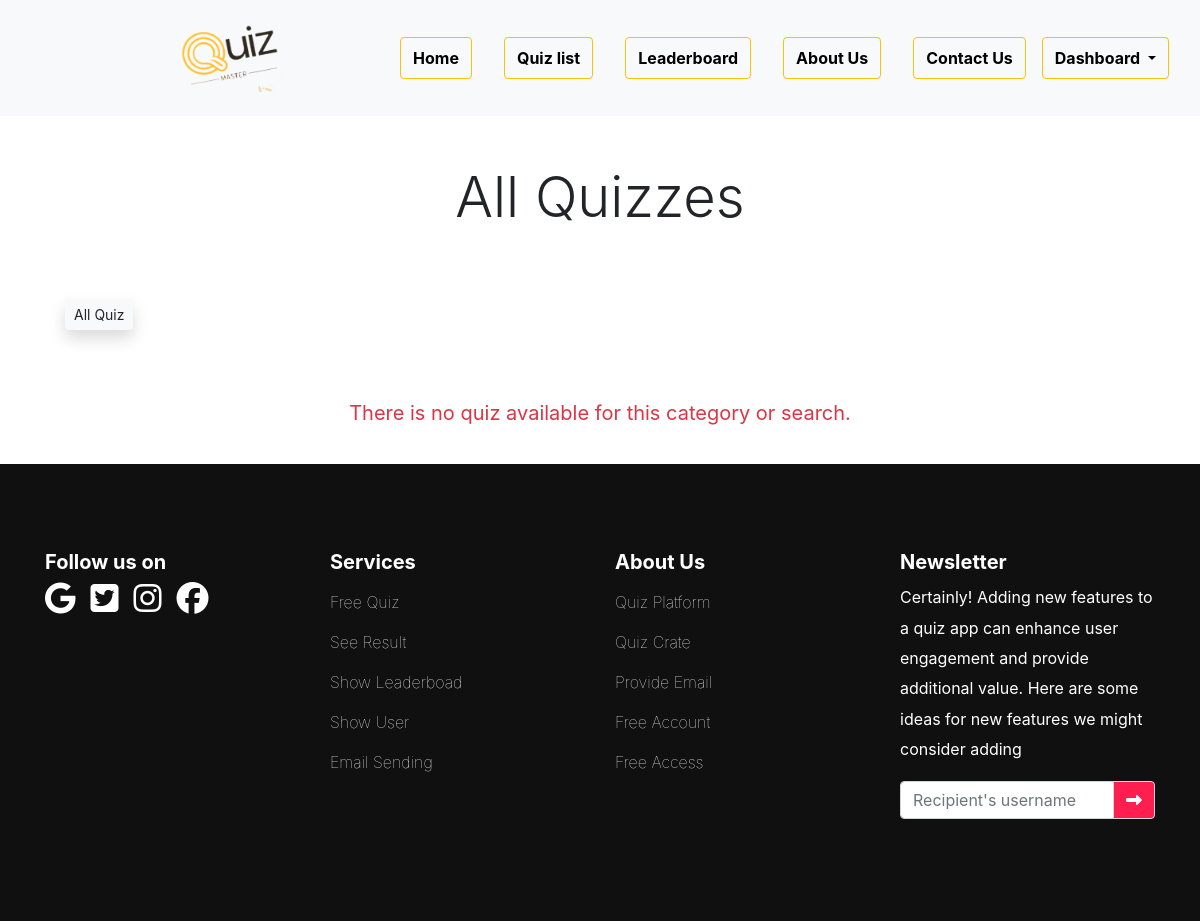
The app's page /quim/search/python (signed in), older data.
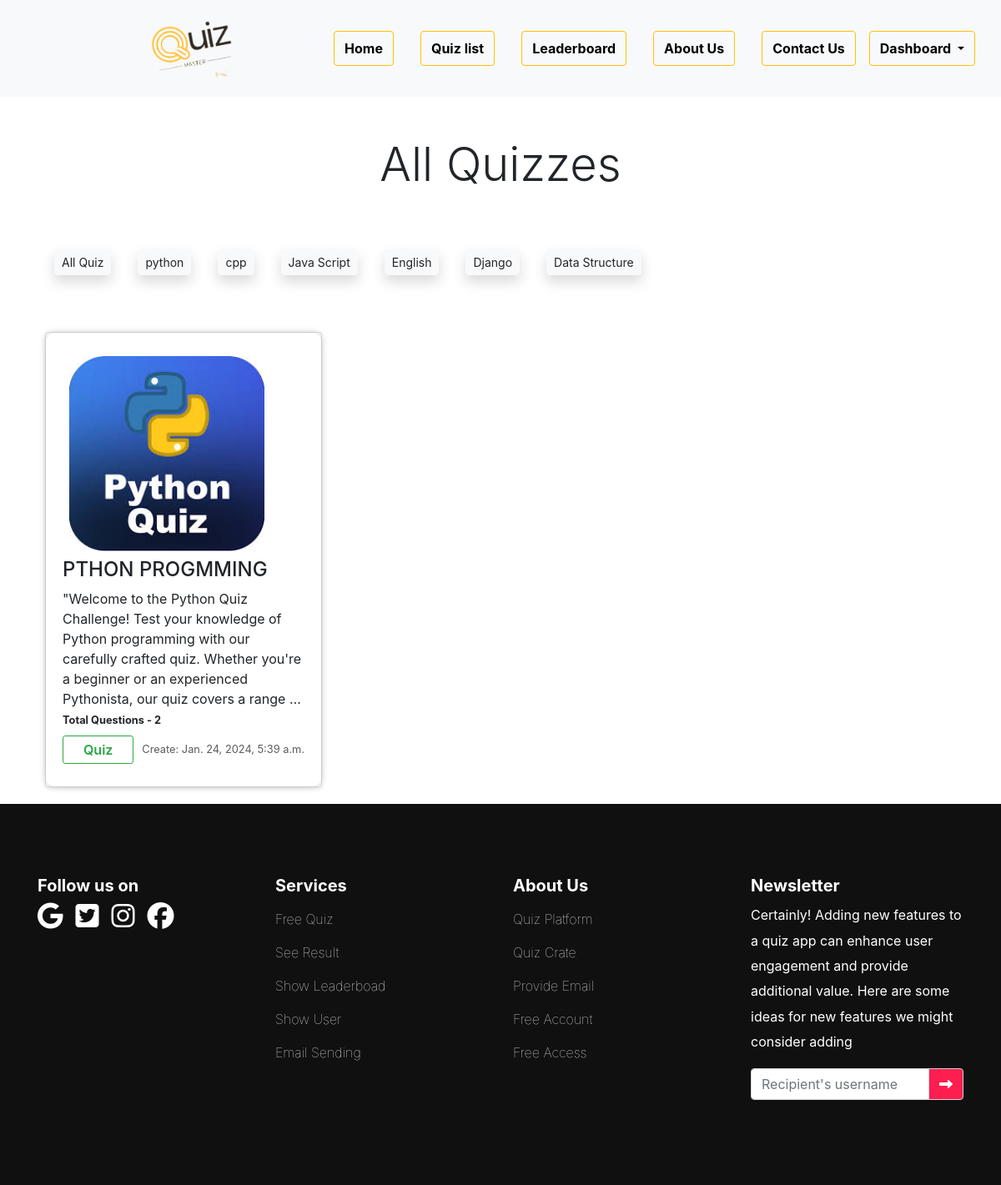
The same page, newer data.
### quizm/models.py (models this page shows, shortened)
class Category(models.Model):
    name = models.CharField(max_length=15)
    class Meta:
        verbose_name_plural = 'Categories'

class Quiz(models.Model):
    title = models.CharField(max_length=255)
    description = models.TextField()
    category = models.ForeignKey(Category, on_delete=models.CASCADE)
    quiz_file = models.FileField(upload_to='quiz/')
    created_at = models.DateTimeField(auto_now_add=True)
    updated_at = models.DateTimeField(auto_now=True)
    image = models.ImageField(
        upload_to='uploads/', blank=True, null=True)
    class Meta:
        verbose_name_plural = 'Quizzes'

class Question(models.Model):
    quiz = models.ForeignKey(Quiz, on_delete=models.CASCADE)
    text = models.TextField()

### quizm/views.py (the view)
# urls.py: path('search/<str:category>', views.search_view, name='search'),
@login_required(login_url='user_login')
def search_view(request, category):
    user_object = User.objects.get(username=request.user)
    if request.GET.get('q') != None:
        q = request.GET.get('q')
        query = Q(title__icontains=q) | Q(description__icontains=q)
        quizzes = Quiz.objects.filter(query).order_by('-created_at')
    elif category != " ":
        quizzes = Quiz.objects.filter(
            category__name=category).order_by('-created_at')
    else:
        quizzes = Quiz.objects.order_by('-created_at')
    categories = Category.objects.all()
    context = {"user_profile": 'sakil',
               "quizzes": quizzes, "categories": categories}
    return render(request, 'all-quiz.html', context)

### quizm/templates/all-quiz.html (shortened to what this page needs)
{% extends 'base.html' %}
{% block content %}
<h1 class="display-4 text-center my-5">All Quizzes</h1>
<div class="container">
    <div class="d-flex flex-wrap gap-4 p-3 ">
        <a href="{% url 'all_quiz' %}" class="btn btn-sm btn-light m-1 shadow">All Quiz</a>
        {% for category in categories %}
        <a href="{% url 'search' category.name %}" class="btn btn-sm btn-light m-1 shadow">{{category.name}}</a>
        {% endfor %}
    </div>
</div>
<div class="container mt-5">
    <div class="row row-cols-sm-1 row-cols-md-3 row-cols-lg-3 g-5">
        {% if quizzes|length > 0 %}
        {% for quiz in quizzes %}
        <div class="">
            <div class="card shadow-sm ">
                <div class="card-body m-auto cb" style="height: 34rem;">
                    <img class="mx-auto p-2" style="width: 250px;" src={{quiz.image.url}} alt="Card image">
                    <h4>{{quiz.title}}</h4>
                    <small class="card-text fs-6">{{quiz.description|truncatewords:30}}</small>
                    <br>
                    <small class="card-text my-1 fw-bold">Total Questions - {{quiz.question_set.all|length}}</small>
                    <div class="d-flex justify-content-between align-items-center mt-2">
                        <div class="btn-group">
                            <a href="{% url 'quiz' quiz.id %}" type="button"
                                class="btn btn-sm btn-outline-success sbtn fs-6 px-4">
                                Quiz</a>
                        </div>
                        <small class="text-body-secondary">Create: {{quiz.created_at}}</small>
                    </div>
                </div>
            </div>
        </div>
        {% endfor %}
        {% else %}
        <div class="col-lg-12 col-md-12 col-12">
            <p class="text-center text-danger fs-5">There is no quiz available for this category or search.</p>
        </div>
        {% endif %}
    </div>
</div>
{% endblock content %}

### templates/base.html (shortened to what this page needs)
<!DOCTYPE html>
<html lang="en">
<head>
    <link href="https://cdn.jsdelivr.net/npm/bootstrap@5.3.2/dist/css/bootstrap.min.css" rel="stylesheet"
 />
    <link rel="stylesheet" href="https://cdn.jsdelivr.net/npm/bootstrap@4.0.0/dist/css/bootstrap.min.css"
>
    <link href="https://cdn.jsdelivr.net/npm/swiffy-slider@1.6.0/dist/css/swiffy-slider.min.css" rel="stylesheet"
>
</head>
<body>
    {% load static %}
    <nav class="navbar navbar-expand-lg navbar-light bg-light">
        <div class="container-fluid">
            <div class="logo py-3">
                <a class="" href="{% url 'homepage' %}"><img class="w-50" src="{% static 'images/logo2.png' %}"
                        alt=""></a>
            </div>
            <div class="collapse navbar-collapse" id="navbarSupportedContent">
                <div class="d-flex" role="search">
                    <ul class="navbar-nav me-auto mb-2 mb-lg-0 py-3 ">
                        {% if request.user.is_authenticated%}
                        <li class=" hober one nav-item mx-3 py-2">
                            <a class="btn font-xl py-2 font-weight-bold border border-warning"
                                href="{% url 'homepage' %}">Home</a>
                        </li>
                        <li class="nav-item mx-3 py-2">
                            <a class="btn font-xl py-2 font-weight-bold border border-warning"
                                href="{% url 'all_quiz' %}">Quiz list</a>
                        </li>
                        <li class="nav-item mx-3 py-2">
                            <a class="btn font-xl py-2 font-weight-bold border border-warning"
                                href="{% url 'leaderboard' %}">Leaderboard</a>
                        </li>
                        <li class="nav-item mx-3 py-2">
                            <a class="btn font-xl py-2 font-weight-bold border border-warning"
                                href="{% url 'about' %}">About Us</a>
                        </li>
                        <li class="nav-item mx-3 py-2">
                            <a class="btn font-xl py-2 font-weight-bold border border-warning"
                                href="{% url 'contact' %}">Contact Us</a>
                        </li>
                        <li class="nav-item dropdown py-2 mx-auto">
                            <a class="btn font-xl py-2 font-weight-bold border border-warning dropdown-toggle" href="#"
                                id="navbarDarkDropdownMenuLink" role="button" data-bs-toggle="dropdown"
                                aria-expanded="false">
                                Dashboard
                            </a>
                        </li>
                        {%endif%}
                    </ul>
                </div>
            </div>
        </div>
    </nav>
    {% block content %} {% endblock %}
    <footer>
        <div class="container">
            <div class="row">
                <div class="col-lg-3 col-sm-6">
                    <div class="single-box">
                        <h2>Follow us on</h2>
                        <p class="socials d-flex m-auto">
                            <i class="fa-brands fa-google fs-2"></i>
                            <i class="fa-brands fa-square-twitter fs-2"></i>
                            <i class="fa-brands fa-instagram fs-2"></i>
                            <i class="fa-brands fa-facebook fs-2"></i>
                        </p>
                    </div>
                </div>
                <div class="col-lg-3 col-sm-6">
                    <div class="single-box">
                        <h2>Services</h2>
                        <ul>
                            <li><a href="#">Free Quiz</a></li>
                            <li><a href="#">See Result</a></li>
                            <li><a href="#">Show Leaderboad</a></li>
                            <li><a href="#">Show User</a></li>
                            <li><a href="#">Email Sending</a></li>
                        </ul>
                    </div>
                </div>
                <div class="col-lg-3 col-sm-6">
                    <div class="single-box">
                        <h2>About Us</h2>
                        <ul>
                            <li><a href="#">Quiz Platform</a></li>
                            <li><a href="#">Quiz Crate</a></li>
                            <li><a href="#">Provide Email</a></li>
                            <li><a href="#">Free Account</a></li>
                            <li><a href="#">Free Access</a></li>
                        </ul>
                    </div>
                </div>
                <div class="col-lg-3 col-sm-6">
                    <div class="single-box">
                        <h2>Newsletter</h2>
                        <p>Certainly! Adding new features to a quiz app can enhance user engagement and provide
                            additional
                            value. Here are some
                            ideas for new features we might consider adding</p>
                        <div class="input-group mb-3">
                            <input type="text" class="form-control" placeholder="Recipient's username"
                                aria-label="Enter your Email ..." aria-describedby="basic-addon2">
                            <span class="input-group-text" id="basic-addon2"><i
                                    class="fa fa-long-arrow-right"></i></span>
                        </div>
                    </div>
                </div>
            </div>
        </div>
    </footer>
</body>
</html>

### templates/base.html (style rules this page uses)
.logo { margin-left: 150px; }
footer { background: #101010; padding: 86px 0; overflow: hidden; margin-top: 20px; }
.single-box p { color: #fff; line-height: 1.9; }
.single-box ul { list-style: none; padding: 0; }
.single-box ul li a { text-decoration: none; color: #fff; line-height: 2.5; font-weight: 100; }
.single-box h2 { color: #fff; font-size: 20px; font-weight: 700; }
#basic-addon2 { background: #fe1e4f; color: #fff; }
.socials i { font-size: 18px; margin-right: 15px; display: flex; flex-wrap: wrap; }
.navbar-nav .nav-item a { color: #000; transition: color 0.4s ease-in-out, background-color 0.4s ease-in-out, font-size 0.4s ease-in-out, padding 0.4s ease-in-out; }

### quizm/templates/all-quiz.html (style rules this page uses)
.cb { background-color: #fff; border-radius: 10px; box-shadow: 0 0 10px rgba(0, 0, 0, 0.2); transition: all 0.5s ease-in-out; }
.sbtn { transition: color 0.5s ease-in-out, background-color 0.5s ease-in-out, font-size 0.5s ease-in-out, padding 0.5s ease-in-out; font-weight: 600; }

Row changes from the older to the newer data that the page shows:
added Category: name "python"
added Category: name "cpp"
added Category: name "Java Script"
added Category: name "English"
added Category: name "Django"
added Category: name "Data Structure"
added Quiz: image (picture), title "PTHON PROGMMING", description "\"Welcome to the Python Quiz Challenge! Test your knowledge of Python programming with our carefully crafted quiz. Whether you're a beginner or an experienced Pythonista, our quiz covers a range …", question_set.all|length "2", created_at "Jan. 24, 2024, 5:39 a.m."
Text that changed along with them:
text no longer shown: "There is no quiz available for this category or search."
